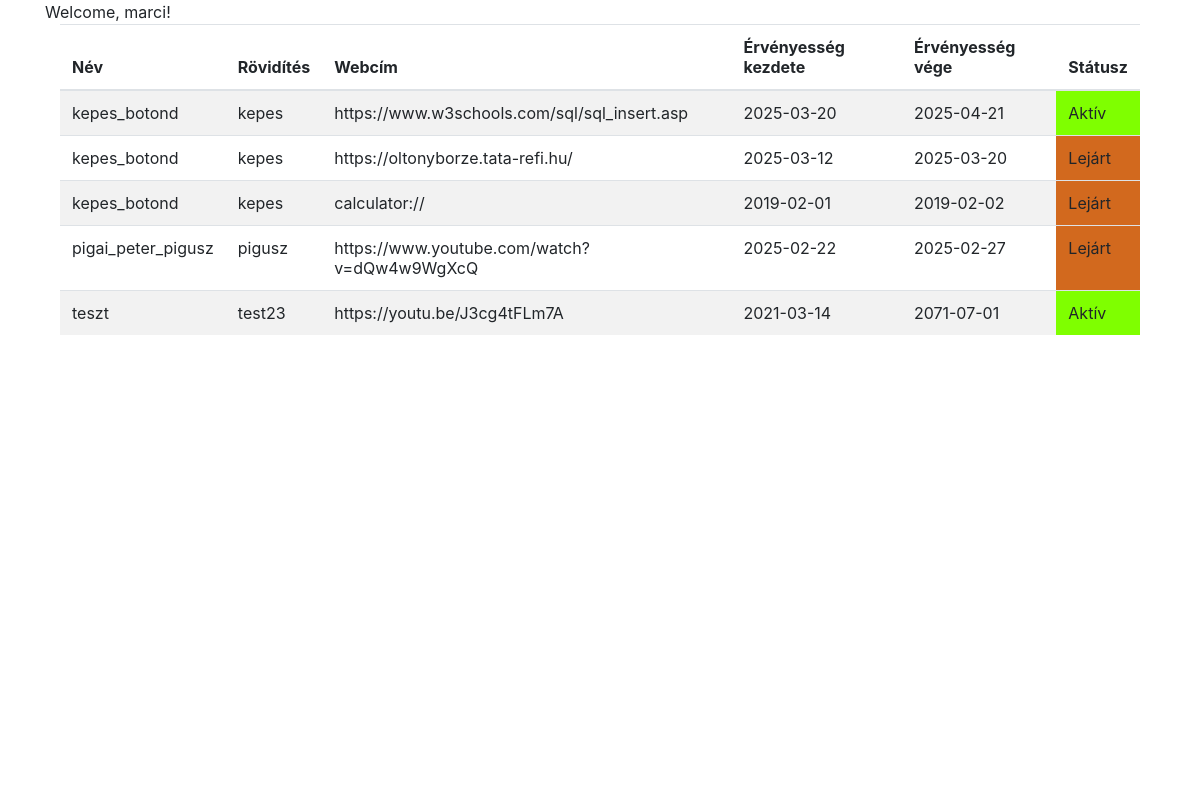
The page / (signed in) on the database its author committed.
### tables this page shows
CREATE TABLE `url` (
  `id` int(11) NOT NULL,
  `name` varchar(255) DEFAULT NULL,
  `short_name` varchar(255) DEFAULT NULL,
  `url` varchar(255) DEFAULT NULL,
  `valid_from` date DEFAULT NULL,
  `valid_to` date DEFAULT NULL
);

### index.php (the view, shortened to what this page needs)
<html lang="hu">
<head>
	<?php
	include_once("connection.php");
	?>
	<link rel="stylesheet" type="text/css" href="css/jquery.bootgrid.min.css">
	<link rel="stylesheet" type="text/css" href="css/bootstrap.min.css"/>
	<link rel="stylesheet" type="text/css" href="css/main.css">
</head>
<body>
<div class="container">
<?php
	if (isset($_SESSION['username'])) {
		echo "Welcome, " . $_SESSION['username'] . "!";
	if (isset($_GET['short_name'])) {
		echo '<div id="vers-div">';
		if ($status == "jövőbeli") {
			echo '<div class="status-msg">Sajnáljuk, ez a link még nem elérhető.<br>Kérjük, látogass vissza '.$valid_from.' után.<br><br>';
			echo 'Vigasztalásnak itt egy állatos vers:</div><br>';
			echo '<div id="poet791720" class="vers"><script language="JavaScript" type="text/JavaScript" src="https://www.poet.hu/js.php?r=791720&async=1&kategoria=%C1llatok" async></script></div>';
		} else if ($status == "lejárt") {
			echo '<div class="status-msg">Sajnáljuk, ez a link '.$valid_to.' dátummal lejárt, már nem elérhető.<br><br>';
			echo 'Vigasztalásnak itt egy természetvédelmi vers:</div><br>';
			echo '<div id="poet215972" class="vers"><script language="JavaScript" type="text/JavaScript" src="https://www.poet.hu/js.php?r=215972&async=1&kategoria=Term%E9szetv%E9delem" async></script></div>';
		} else {
			echo '<div class="status-msg">Sajnáljuk, ez a link nem működik.<br><br>';
			echo 'Vigasztalásnak itt egy humoros vers:</div><br>';
			echo '<div id="poet689335" class="vers"><script language="JavaScript" type="text/JavaScript" src="https://www.poet.hu/js.php?r=689335&async=1&kategoria=Humor" async></script></div>';
		}
		echo '<script>document.body.classList.add("hatter");</script>';
		echo '</div>';
	} else {
		$sql = "SELECT * from url order by short_name, valid_from desc";
		$res = mysqli_query($conn, $sql) or die("hiba az adatbázis elérésekor");
		$urls = mysqli_fetch_all($res, MYSQLI_ASSOC);
?>
<div id="msg" class="alert"></div>
	<div class="container">
		<div class="table-responsive">
			<table id="grid" class="table table-condensed table-hover table-striped">
				<thead>
					<tr>
						<th>Név</th>
                        <th>Rövidítés</th>
                        <th>Webcím</th>
                        <th>Érvényesség kezdete</th>
                        <th>Érvényesség vége</th>
						<th>Státusz</th>
                    </tr>
				</thead>
				<tbody id="data_table">
                    <?php foreach($urls as $u) :?>
						<tr class="edit-field" id="data-row-<?php echo $u['id'];?>" data-row-id = "<?php echo $u['id'];?>">
							<?php
                            echo '<td class="edit-data" contenteditable="true" col="name">'.$u['name'].'</td>';
                            echo '<td class="edit-data" contenteditable="true" col="short_name">'.$u['short_name'].'</td>';
                            echo '<td class="edit-data" contenteditable="true" col="url">'.$u['url'].'</td>';
                            echo '<td class="edit-data tol" contenteditable="true" col="valid_from">'.$u['valid_from'].'</td>';
                            echo '<td class="edit-data ig" contenteditable="true" col="valid_to">'.$u['valid_to'].'</td>';
							echo '<td col="status"></td>';
							?>
						</tr>
					<?php endforeach; ?>
				</tbody>
			</table>
		</div>
	</div>
<?php }
}
?>
</div>
</html>

### css/main.css (style rules this page uses)
#msg { position: absolute; bottom: 0; }
td.stat-lejart { background-color: chocolate; }
td.stat-aktiv { background-color: chartreuse; }

### rows shown on the page
url: name "kepes_botond", short_name "kepes", url "https://www.w3schools.com/sql/sql_insert.asp", valid_from "2025-03-20", valid_to "2025-04-21"
url: name "kepes_botond", short_name "kepes", url "https://oltonyborze.tata-refi.hu/", valid_from "2025-03-12", valid_to "2025-03-20"
url: name "kepes_botond", short_name "kepes", url "calculator://", valid_from "2019-02-01", valid_to "2019-02-02"
url: name "pigai_peter_pigusz", short_name "pigusz", url "https://www.youtube.com/watch?v=dQw4w9WgXcQ", valid_from "2025-02-22", valid_to "2025-02-27"
url: name "teszt", short_name "test23", url "https://youtu.be/J3cg4tFLm7A", valid_from "2021-03-14", valid_to "2071-07-01"

### other values the page prints
$_SESSION['username'] "marci"
